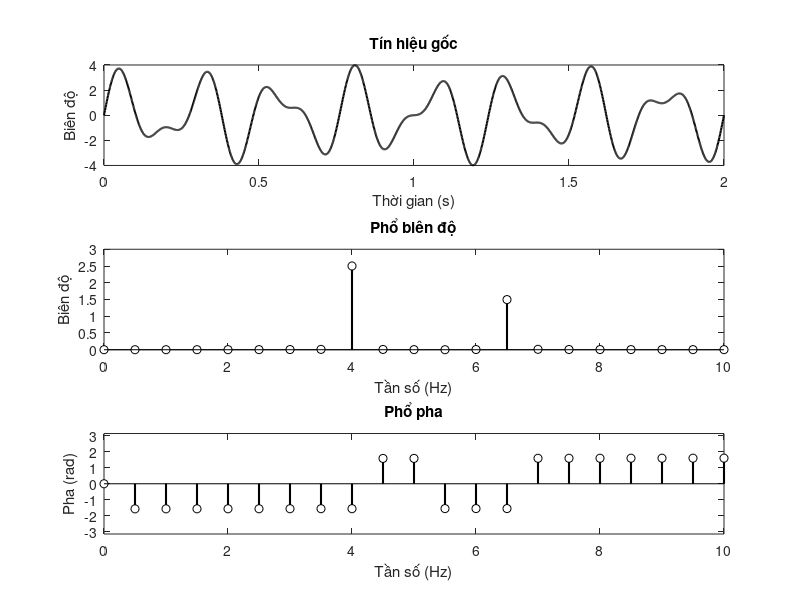
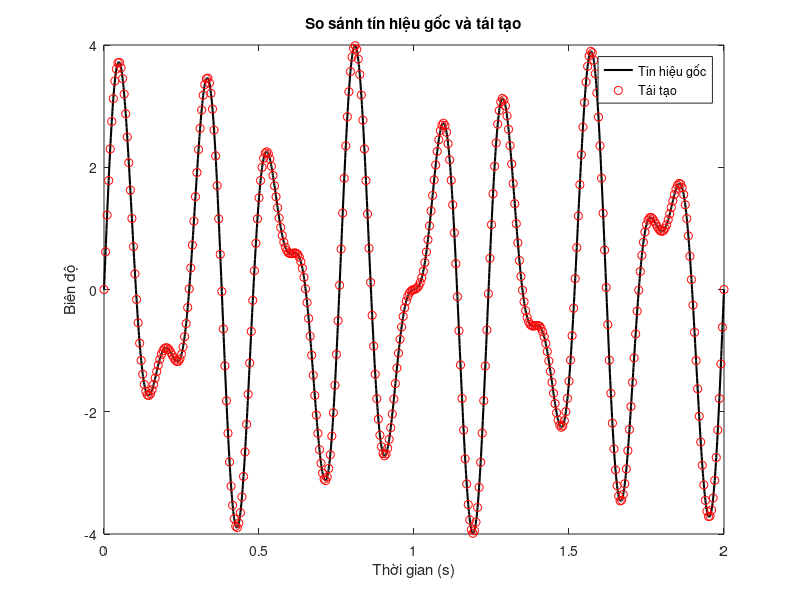

These figures' MATLAB source, in order:
% Biến đổi Fourier rời rạc (DFT) và cách khôi phục lại tín hiệu.
%% Tín hiệu mẫu
fs   = 1000;                 % tần số lấy mẫu (Hz)
t    = 0:1/fs:2;             % trục thời gian (2 giây)
N    = length(t);            % số điểm dữ liệu
x    = 2.5*sin(2*pi*4*t) + 1.5*sin(2*pi*6.5*t); % tín hiệu gồm 2 sóng sin

%% Tính DFT theo định nghĩa
X = zeros(1,N);              % mảng chứa hệ số Fourier
for k = 1:N
    % sóng cơ sở phức tại "tần số k"
    base = exp(-1i*2*pi*(k-1)*(0:N-1)/N);
    % tích vô hướng giữa tín hiệu và sóng cơ sở
    X(k) = sum(x .* base) / N;
end

%% Phổ biên độ và pha
amp = 2*abs(X);              % phổ biên độ
pha = angle(X);              % phổ pha
f   = linspace(0,fs/2, floor(N/2)+1); % trục tần số

%% Vẽ kết quả
figure(1), clf

% Tín hiệu theo thời gian
subplot(3,1,1)
plot(t,x,'k','LineWidth',1.5)
xlabel('Thời gian (s)'), ylabel('Biên độ')
title('Tín hiệu gốc')

% Phổ biên độ
subplot(3,1,2)
stem(f,amp(1:length(f)),'k','LineWidth',1.5,'MarkerFaceColor','w')
xlabel('Tần số (Hz)'), ylabel('Biên độ')
title('Phổ biên độ')
xlim([0 10])

% Phổ pha
subplot(3,1,3)
stem(f,pha(1:length(f)),'k','LineWidth',1.5,'MarkerFaceColor','w')
xlabel('Tần số (Hz)'), ylabel('Pha (rad)')
title('Phổ pha')
xlim([0 10]), ylim([-pi pi])

%% Tái tạo tín hiệu từ DFT
x_recon = real(ifft(X))*N;   % dùng ifft để khôi phục tín hiệu
figure(2), clf
plot(t,x,'k','LineWidth',1.5), hold on
plot(t(1:5:end),x_recon(1:5:end),'ro') % vẽ tái tạo thưa điểm cho dễ nhìn
legend('Tín hiệu gốc','Tái tạo')
xlabel('Thời gian (s)'), ylabel('Biên độ')
title('So sánh tín hiệu gốc và tái tạo')